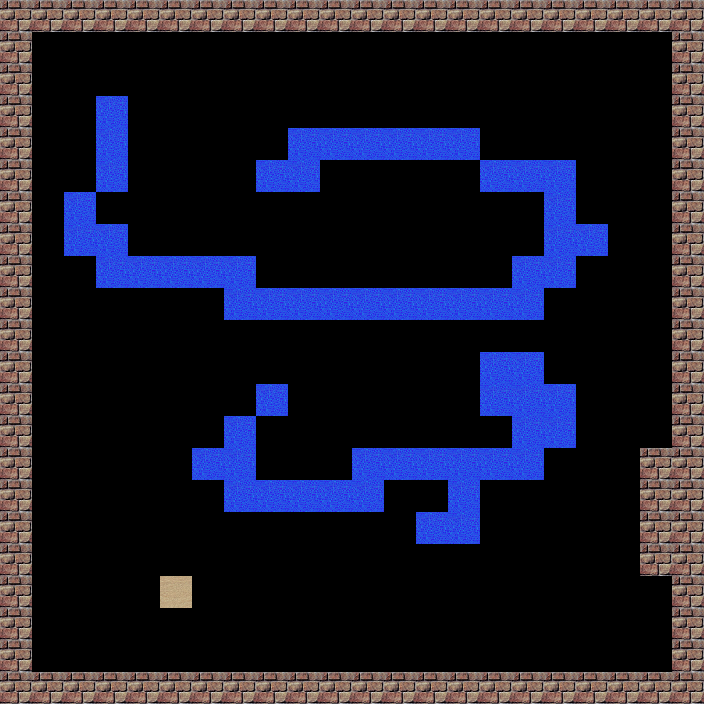

The image is a tile-based game level rendered from a .tmx file. Its description and source (layers, tilesets, objects; grid data summarised) follow:
An orthogonal 22x22 tile map with 32x32 px tiles, 1 tile layer (Tile Layer 1), 1 hidden layer not drawn.

<map version="1.0" orientation="orthogonal" renderorder="right-down" width="22" height="22" tilewidth="32" tileheight="32">
 <tileset firstgid="1" name="tiles" tilewidth="32" tileheight="32">
  <image source="../data/tex/tiles.png" width="64" height="64" />
 </tileset>
 <layer name="Tile Layer 1" width="22" height="22">
  <data>[484 cells, 151 non-empty, 3 distinct tile ids]</data>
 </layer>
 <layer name="Tile Layer 2" width="22" height="22" visible="0">
  <data>[484 cells, 151 non-empty, 2 distinct tile ids]</data>
 </layer>
</map>
